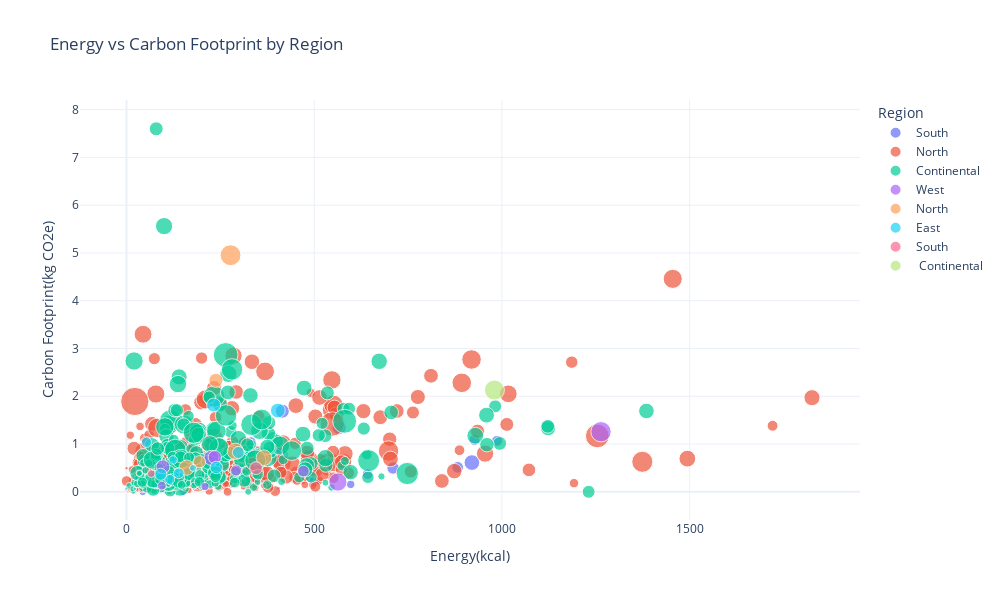

Notebook code cell kept with this figure:
### Code cell
fig = px.scatter(df, x='Energy(kcal)', y='Carbon Footprint(kg CO2e)',
                 color='Region', size='Total Weight (gms)',
                 hover_name='Meals', hover_data=['Type', 'Category'],
                 title='Energy vs Carbon Footprint by Region',
                 template='plotly_white')
fig.update_layout(width=1000, height=600)
fig.show()

### Figure 1 — Plotly figure (JSON) as saved in the notebook; plotly's stock layout.template omitted (floating-point values rounded to 4 significant figures; data arrays with more than 128 entries replaced by an {"elided": "..."} marker saying what was removed)
{"data": [{"customdata": [["Lunch", "Veg"], ["Snacks", "Veg"], ["Dry Curry", "Veg"], ["Breakfast", "Veg"], ["Lunch", "Veg"], ["Lunch", "Veg"], ["Snacks", "Veg"], ["Breakfast", "Veg"], ["Breakfast", "Veg"], ["Beverages", "Veg"], ["Lunch", "Veg"], ["Lunch", "Veg"], ["Lunch", "Veg"], ["Gravy", "Non-veg"], ["Beverages", "Veg"], ["Lunch", "Veg"], ["Lunch", "Veg"], ["Lunch", "Veg"], ["Lunch", "Veg"], ["Snacks", "Veg"], ["Breakfast", "Veg"], ["Breakfast", "Veg"], ["Breakfast", "Veg"], ["Lunch", "Veg"], ["Breakfast", "Veg"], ["Lunch", "Veg"], ["Breakfast", "Veg"], ["Lunch", "Veg"], ["Lunch", "Veg"], ["Lunch", "Veg"], ["Lunch", "Veg"], ["Lunch", "Veg"], ["Appetizer", "Veg"], ["Lunch", "Veg"], ["Gravy", "Veg"], ["Breakfast", "Veg"], ["Breakfast", "Veg"], ["Lunch", "Veg"], ["Snacks", "Veg"], ["Gravy", "Non-veg"], ["Lunch", "Non-veg"], ["Breakfast", "Veg"], ["Breakfast", "Veg"], ["Lunch", "Veg"], ["Breakfast", "Veg"], ["Lunch", "Veg"], ["Breakfast", "Veg"], ["Lunch", "Veg"], ["Breakfast", "Veg"], ["Breakfast", "Veg"], ["Breakfast", "Veg"], ["Appetizer", "Veg"]], "hovertemplate": "<b>%{hovertext}</b><br><br>Region=South<br>Energy(kcal)=%{x}<br>Carbon Footprint(kg CO2e)=%{y}<br>Total Weight (gms)=%{marker.size}<br>Type=%{customdata[0]}<br>Category=%{customdata[1]}<extra></extra>", "hovertext": ["2 Pieces Stuffed idli", "BLACK CHANNA (dry)", "BLACK CHANNA RASEDAR", "Bajra Dosa", "Black Rice (pulao)", "Boiled rice", "Chana Dal bada", "Cocktail Idli", "Coconut Chutney", "Coffee (Skimmed milk)", "Cooked Foxtail Millets", "Cooked kuddo Millets", "Curd Rice", "FISH CURRY", "Filter Coffee (Skimmed milk)", "Jowar Roti (100%)", "Jowar Roti (50% Jawar 50% Wheat atta)", "Kodo Millet Khichdi", "Lemon Rice", "Masala Poori", "Masoor Dal Sambar", "Millets Dosa (Foxtail)", "Plain Dosa", "Ragi Dalia", "Ragi Dosa", "Ragi Flour Cheela", "Ragi Idli", "Ragi Roti (20% Ragi & 80% wheat)", "Ragi Roti (25% Ragi & 75% Normal Atta)", "Ragi Roti (30% Oats Bran + 70% Ragi atta)", "Ragi Roti (50% Ragi & 50% Normal Atta)", "Ragi Roti (50% Ragi atta + 50% Wheat atta)", "Ragi Soup", "Ragi Wrap", "Rasam", "Rawa Dosa", "Rice Dosa", "Rice Flour Cheela", "Rice flour laddu", "Roasted Fish", "Samakiya Rice", "Stuffed Ragi Roti", "Suji Idli", "Tomato Rice (White Rice)", "Tomato chutney", "Tomato rice (Brown Rice)", "Upma", "Upma (Eco-friendly)", "Uttapam", "Vegetable idli (Rice idli)", "Vermicelli", "Vermicelli Rolls"], "legendgroup": "South", "marker": {"color": "#636efa", "size": [424, 355, 634, 36, 501, 132, 119, 89, 37, 45, 150, 150, 286, 434, 257, 350, 315, 469, 304, 356, 890, 180, 310, 628, 77, 169, 971, 76, 100, 44, 186, 627, 543, 130, 181, 287, 24, 211, 305, 99, 150, 307, 530, 303, 372, 527, 935, 279, 283, 266, 394, 819], "sizemode": "area", "sizeref": 5.162, "symbol": "circle"}, "mode": "markers", "name": "South", "orientation": "v", "showlegend": true, "type": "scatter", "x": [386, 882, 920, 405, 415, 138, 508, 154, 60, 19, 150, 43, 483, 196, 70, 334, 65, 253, 927, 356, 157, 97, 987, 411, 126, 370, 296, 255, 100, 91, 597, 100, 230, 241, 47, 642, 144, 259, 331, 41, 180, 339, 496, 530, 81, 566, 64, 500, 80, 59, 710, 401], "xaxis": "x", "y": [0.7773, 0.5125, 0.612, 0.0741, 1.687, 0.5007, 0.2295, 0.1569, 0.3452, 0.3315, 0, 0, 0.7827, 1.286, 0.8155, 0.2625, 0.264, 0.659, 1.085, 0.3515, 0.7833, 0.0874, 1.067, 0.7422, 0.1199, 0.2712, 0.8907, 0.1515, 0.03125, 0.042, 0.1557, 0.6916, 0.4658, 0.1673, 0.3499, 0.3695, 0.01165, 0.6626, 1.038, 0.3335, 0.45, 0.6883, 0.3115, 0.6382, 0.5307, 1.347, 0.7472, 0.218, 0.5623, 0.7221, 0.4979, 0.7635], "yaxis": "y"}, {"customdata": {"elided": "368x2 str values"}, "hovertemplate": "<b>%{hovertext}</b><br><br>Region=North<br>Energy(kcal)=%{x}<br>Carbon Footprint(kg CO2e)=%{y}<br>Total Weight (gms)=%{marker.size}<br>Type=%{customdata[0]}<br>Category=%{customdata[1]}<extra></extra>", "hovertext": {"elided": "368 str values"}, "legendgroup": "North", "marker": {"color": "#EF553B", "size": {"elided": "368 int values"}, "sizemode": "area", "sizeref": 5.162, "symbol": "circle"}, "mode": "markers", "name": "North", "orientation": "v", "showlegend": true, "type": "scatter", "x": {"elided": "368 int values"}, "xaxis": "x", "y": {"elided": "368 float values"}, "yaxis": "y"}, {"customdata": {"elided": "303x2 str values"}, "hovertemplate": "<b>%{hovertext}</b><br><br>Region=Continental<br>Energy(kcal)=%{x}<br>Carbon Footprint(kg CO2e)=%{y}<br>Total Weight (gms)=%{marker.size}<br>Type=%{customdata[0]}<br>Category=%{customdata[1]}<extra></extra>", "hovertext": {"elided": "303 str values"}, "legendgroup": "Continental", "marker": {"color": "#00cc96", "size": {"elided": "303 int values"}, "sizemode": "area", "sizeref": 5.162, "symbol": "circle"}, "mode": "markers", "name": "Continental", "orientation": "v", "showlegend": true, "type": "scatter", "x": {"elided": "303 int values"}, "xaxis": "x", "y": {"elided": "303 float values"}, "yaxis": "y"}, {"customdata": [["Snacks", "Veg"], ["Snacks", "Veg"], ["Breakfast", "Veg"], ["Lunch", "Veg"], ["Snacks", "Veg"], ["Snacks", "Veg"], ["Lunch", "Veg"], ["Snacks", "Veg"], ["Breakfast", "Veg"]], "hovertemplate": "<b>%{hovertext}</b><br><br>Region=West<br>Energy(kcal)=%{x}<br>Carbon Footprint(kg CO2e)=%{y}<br>Total Weight (gms)=%{marker.size}<br>Type=%{customdata[0]}<br>Category=%{customdata[1]}<extra></extra>", "hovertext": ["Bajra Methi Khakra", "Besan Dhokla", "Bread poha", "Dal Cheela Wrap", "Dhokla", "Moong Tikki", "Nutri Rice (Soyabean)", "Suji Dhokla", "Whole Wheat Bread Poha"], "legendgroup": "West", "marker": {"color": "#ab63fa", "size": [861, 591, 496, 356, 167, 201, 1066, 461, 315], "sizemode": "area", "sizeref": 5.162, "symbol": "circle"}, "mode": "markers", "name": "West", "orientation": "v", "showlegend": true, "type": "scatter", "x": [563, 226, 97, 471, 209, 94, 1264, 235, 292], "xaxis": "x", "y": [0.2051, 0.7103, 0.5236, 0.4318, 0.1119, 0.1273, 1.258, 0.7256, 0.4475], "yaxis": "y"}, {"customdata": [["Lunch", "Veg"], ["Lunch", "Veg"], ["Appetizer", "Non-veg"], ["Appetizer", "Non-veg"], ["Appetizer", "Veg"], ["Appetizer", "Non-veg"]], "hovertemplate": "<b>%{hovertext}</b><br><br>Region=North <br>Energy(kcal)=%{x}<br>Carbon Footprint(kg CO2e)=%{y}<br>Total Weight (gms)=%{marker.size}<br>Type=%{customdata[0]}<br>Category=%{customdata[1]}<extra></extra>", "hovertext": ["Boondi Raita", "Chatpate Kale Masoor", "Chicken Tikka", "Fish Tikka", "Kala Channa Tikki", "MURGH PALAK KORMA KEBAB"], "legendgroup": "North ", "marker": {"color": "#FFA15A", "size": [404, 635, 1127, 515, 601, 695], "sizemode": "area", "sizeref": 5.162, "symbol": "circle"}, "mode": "markers", "name": "North ", "orientation": "v", "showlegend": true, "type": "scatter", "x": [194, 366, 277, 238, 160, 290], "xaxis": "x", "y": [0.6266, 0.7135, 4.952, 2.333, 0.506, 0.8475], "yaxis": "y"}, {"customdata": [["Snacks", "Non-veg"], ["Appetizer", "Non-veg"], ["Appetizer", "Non-veg"], ["Appetizer", "Veg"], ["Snacks", "Veg"], ["Appetizer", "Non-veg"], ["Beverages", "Veg"], ["Dry Curry", "Non-veg"], ["Gravy", "Non-veg"], ["Snacks", "Veg"], ["Snacks", "Veg"], ["Snacks", "Veg"]], "hovertemplate": "<b>%{hovertext}</b><br><br>Region=East<br>Energy(kcal)=%{x}<br>Carbon Footprint(kg CO2e)=%{y}<br>Total Weight (gms)=%{marker.size}<br>Type=%{customdata[0]}<br>Category=%{customdata[1]}<extra></extra>", "hovertext": ["CHICKEN DUMPLING (Non Veg)", "CHILLI CHICKEN", "Crispy Prawn Rolls", "DUMPLINGS (Veg)", "Dal peetha", "Fish Tikka Kebab", "Herbal Tea", "Masala Fish Fry", "Non-veg PLATTER (Fish)", "Paneer Tikka Kathi Roll", "Roasted Makhana (Foxnuts)", "Thekua"], "legendgroup": "East", "marker": {"color": "#19d3f3", "size": [506, 374, 184, 255, 404, 122, 24, 32, 269, 565, 299, 386], "sizemode": "area", "sizeref": 5.162, "symbol": "circle"}, "mode": "markers", "name": "East", "orientation": "v", "showlegend": true, "type": "scatter", "x": [232, 298, 124, 115, 239, 177, 0, 22, 53, 403, 139, 91], "xaxis": "x", "y": [1.817, 0.8237, 0.6673, 0.2596, 0.5095, 0.4998, 0.072, 0.061, 1.036, 1.701, 0.388, 0.368], "yaxis": "y"}, {"customdata": [["Breakfast", "Veg"], ["Breakfast", "Veg"]], "hovertemplate": "<b>%{hovertext}</b><br><br>Region=South <br>Energy(kcal)=%{x}<br>Carbon Footprint(kg CO2e)=%{y}<br>Total Weight (gms)=%{marker.size}<br>Type=%{customdata[0]}<br>Category=%{customdata[1]}<extra></extra>", "hovertext": ["Quinoa Upma", "Rice idli"], "legendgroup": "South ", "marker": {"color": "#FF6692", "size": [422, 158], "sizemode": "area", "sizeref": 5.162, "symbol": "circle"}, "mode": "markers", "name": "South ", "orientation": "v", "showlegend": true, "type": "scatter", "x": [345, 66], "xaxis": "x", "y": [0.4957, 0.3822], "yaxis": "y"}, {"customdata": [["Lunch", "Veg"]], "hovertemplate": "<b>%{hovertext}</b><br><br>Region= Continental<br>Energy(kcal)=%{x}<br>Carbon Footprint(kg CO2e)=%{y}<br>Total Weight (gms)=%{marker.size}<br>Type=%{customdata[0]}<br>Category=%{customdata[1]}<extra></extra>", "hovertext": ["Risotto recipe (No cheese)"], "legendgroup": " Continental", "marker": {"color": "#B6E880", "size": [1039], "sizemode": "area", "sizeref": 5.162, "symbol": "circle"}, "mode": "markers", "name": " Continental", "orientation": "v", "showlegend": true, "type": "scatter", "x": [980], "xaxis": "x", "y": [2.13], "yaxis": "y"}], "layout": {"height": 600, "legend": {"itemsizing": "constant", "title": {"text": "Region"}, "tracegroupgap": 0}, "title": {"text": "Energy vs Carbon Footprint by Region"}, "width": 1000, "xaxis": {"anchor": "y", "domain": [0, 1], "title": {"text": "Energy(kcal)"}}, "yaxis": {"anchor": "x", "domain": [0, 1], "title": {"text": "Carbon Footprint(kg CO2e)"}}}}
